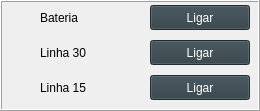
     <widget class="QFrame" name="frame_14">
      <property name="geometry">
       <rect>
        <x>750</x>
        <y>149</y>
        <width>260</width>
        <height>111</height>
       </rect>
      </property>
      <property name="styleSheet">
       <string notr="true"/>
      </property>
      <property name="frameShape">
       <enum>QFrame::Box</enum>
      </property>
      <property name="frameShadow">
       <enum>QFrame::Raised</enum>
      </property>
      <property name="lineWidth">
       <number>1</number>
      </property>
      <property name="midLineWidth">
       <number>0</number>
      </property>
      <widget class="QPushButton" name="btn_sim_L30">
       <property name="geometry">
        <rect>
         <x>150</x>
         <y>40</y>
         <width>100</width>
         <height>25</height>
        </rect>
       </property>
       <property name="styleSheet">
        <string notr="true">color: rgb(255, 255, 255);
background-color: rgb(47, 61, 68);
alternate-background-color: rgb(33, 43, 48);</string>
       </property>
       <property name="text">
        <string>Ligar</string>
       </property>
      </widget>
      <widget class="QPushButton" name="btn_sim_L15">
       <property name="geometry">
        <rect>
         <x>150</x>
         <y>75</y>
         <width>100</width>
         <height>25</height>
        </rect>
       </property>
       <property name="styleSheet">
        <string notr="true">color: rgb(255, 255, 255);
background-color: rgb(47, 61, 68);</string>
       </property>
       <property name="text">
        <string>Ligar</string>
       </property>
      </widget>
      <widget class="QLabel" name="led_conn_l_30">
       <property name="enabled">
        <bool>true</bool>
       </property>
       <property name="geometry">
        <rect>
         <x>10</x>
         <y>43</y>
         <width>21</width>
         <height>20</height>
        </rect>
       </property>
       <property name="text">
        <string/>
       </property>
       <property name="pixmap">
        <pixmap>icons/green-led-on.png</pixmap>
       </property>
       <property name="scaledContents">
        <bool>true</bool>
       </property>
      </widget>
      <widget class="QLabel" name="led_conn_l_15">
       <property name="enabled">
        <bool>true</bool>
       </property>
       <property name="geometry">
        <rect>
         <x>10</x>
         <y>78</y>
         <width>21</width>
         <height>20</height>
        </rect>
       </property>
       <property name="text">
        <string/>
       </property>
       <property name="pixmap">
        <pixmap>icons/green-led-on.png</pixmap>
       </property>
       <property name="scaledContents">
        <bool>true</bool>
       </property>
      </widget>
      <widget class="QLabel" name="lbl_conected_6">
       <property name="geometry">
        <rect>
         <x>40</x>
         <y>80</y>
         <width>61</width>
         <height>16</height>
        </rect>
       </property>
       <property name="mouseTracking">
        <bool>true</bool>
       </property>
       <property name="focusPolicy">
        <enum>Qt::StrongFocus</enum>
       </property>
       <property name="contextMenuPolicy">
        <enum>Qt::DefaultContextMenu</enum>
       </property>
       <property name="toolTipDuration">
        <number>0</number>
       </property>
       <property name="styleSheet">
        <string notr="true"/>
       </property>
       <property name="text">
        <string>Linha 15</string>
       </property>
      </widget>
      <widget class="QLabel" name="lbl_conected_7">
       <property name="geometry">
        <rect>
         <x>40</x>
         <y>45</y>
         <width>61</width>
         <height>16</height>
        </rect>
       </property>
       <property name="mouseTracking">
        <bool>true</bool>
       </property>
       <property name="focusPolicy">
        <enum>Qt::StrongFocus</enum>
       </property>
       <property name="styleSheet">
        <string notr="true"/>
       </property>
       <property name="text">
        <string>Linha 30</string>
       </property>
      </widget>
      <widget class="QLabel" name="led_conn_simu_7">
       <property name="enabled">
        <bool>true</bool>
       </property>
       <property name="geometry">
        <rect>
         <x>10</x>
         <y>43</y>
         <width>21</width>
         <height>20</height>
        </rect>
       </property>
       <property name="text">
        <string/>
       </property>
       <property name="pixmap">
        <pixmap>icons/black-led-on.png</pixmap>
       </property>
       <property name="scaledContents">
        <bool>true</bool>
       </property>
      </widget>
      <widget class="QLabel" name="led_conn_simu_5">
       <property name="enabled">
        <bool>true</bool>
       </property>
       <property name="geometry">
        <rect>
         <x>10</x>
         <y>78</y>
         <width>21</width>
         <height>20</height>
        </rect>
       </property>
       <property name="text">
        <string/>
       </property>
       <property name="pixmap">
        <pixmap>icons/black-led-on.png</pixmap>
       </property>
       <property name="scaledContents">
        <bool>true</bool>
       </property>
      </widget>
      <widget class="QPushButton" name="btn_sim_L50">
       <property name="geometry">
        <rect>
         <x>150</x>
         <y>5</y>
         <width>100</width>
         <height>25</height>
        </rect>
       </property>
       <property name="styleSheet">
        <string notr="true">color: rgb(255, 255, 255);
background-color: rgb(47, 61, 68);
alternate-background-color: rgb(33, 43, 48);</string>
       </property>
       <property name="text">
        <string>Ligar</string>
       </property>
      </widget>
      <widget class="QLabel" name="lbl_conected_28">
       <property name="geometry">
        <rect>
         <x>40</x>
         <y>10</y>
         <width>61</width>
         <height>16</height>
        </rect>
       </property>
       <property name="mouseTracking">
        <bool>true</bool>
       </property>
       <property name="tabletTracking">
        <bool>false</bool>
       </property>
       <property name="focusPolicy">
        <enum>Qt::StrongFocus</enum>
       </property>
       <property name="styleSheet">
        <string notr="true"/>
       </property>
       <property name="text">
        <string>Bateria</string>
       </property>
      </widget>
      <widget class="QLabel" name="led_conn_l_50">
       <property name="enabled">
        <bool>true</bool>
       </property>
       <property name="geometry">
        <rect>
         <x>10</x>
         <y>8</y>
         <width>21</width>
         <height>20</height>
        </rect>
       </property>
       <property name="text">
        <string/>
       </property>
       <property name="pixmap">
        <pixmap>icons/green-led-on.png</pixmap>
       </property>
       <property name="scaledContents">
        <bool>true</bool>
       </property>
      </widget>
      <widget class="QLabel" name="led_conn_simu_8">
       <property name="enabled">
        <bool>true</bool>
       </property>
       <property name="geometry">
        <rect>
         <x>10</x>
         <y>8</y>
         <width>21</width>
         <height>20</height>
        </rect>
       </property>
       <property name="text">
        <string/>
       </property>
       <property name="pixmap">
        <pixmap>icons/black-led-on.png</pixmap>
       </property>
       <property name="scaledContents">
        <bool>true</bool>
       </property>
      </widget>
      <zorder>led_conn_simu_8</zorder>
      <zorder>btn_sim_L30</zorder>
      <zorder>btn_sim_L15</zorder>
      <zorder>lbl_conected_6</zorder>
      <zorder>lbl_conected_7</zorder>
      <zorder>led_conn_simu_7</zorder>
      <zorder>led_conn_simu_5</zorder>
      <zorder>led_conn_l_30</zorder>
      <zorder>led_conn_l_15</zorder>
      <zorder>btn_sim_L50</zorder>
      <zorder>lbl_conected_28</zorder>
      <zorder>led_conn_l_50</zorder>
     </widget>
